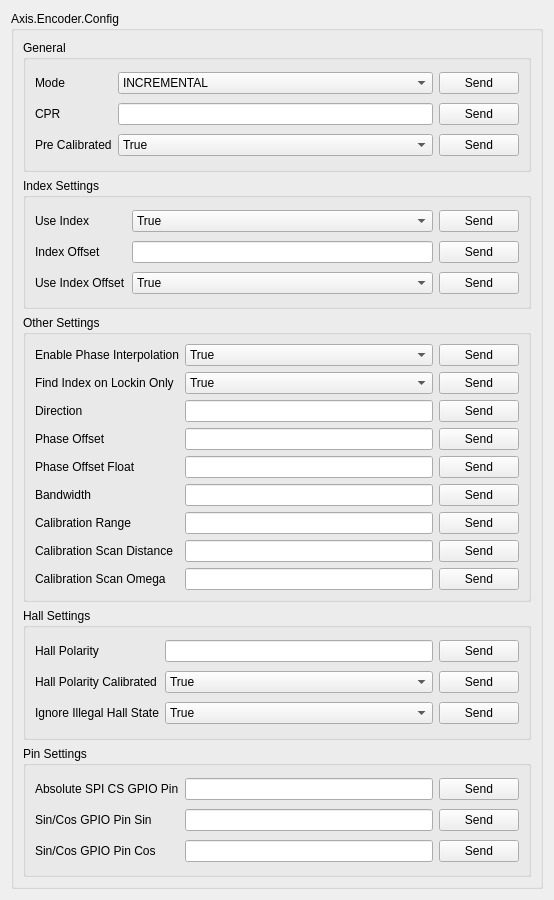
            <widget class="QWidget" name="scrollAreaWidgetContents_2">
             <property name="geometry">
              <rect>
               <x>0</x>
               <y>0</y>
               <width>554</width>
               <height>900</height>
              </rect>
             </property>
             <layout class="QGridLayout" name="gridLayout_36">
              <item row="1" column="0">
               <widget class="QGroupBox" name="groupBox_5">
                <property name="title">
                 <string>Axis.Encoder.Config</string>
                </property>
                <layout class="QGridLayout" name="gridLayout_37">
                 <item row="4" column="0" colspan="3">
                  <widget class="QGroupBox" name="groupBox_6">
                   <property name="title">
                    <string>Index Settings</string>
                   </property>
                   <layout class="QGridLayout" name="gridLayout_38">
                    <item row="0" column="1">
                     <widget class="QComboBox" name="comboBox_2">
                      <item>
                       <property name="text">
                        <string>True</string>
                       </property>
                      </item>
                      <item>
                       <property name="text">
                        <string>False</string>
                       </property>
                      </item>
                     </widget>
                    </item>
                    <item row="1" column="2">
                     <widget class="QPushButton" name="pushButton_8">
                      <property name="text">
                       <string>Send</string>
                      </property>
                     </widget>
                    </item>
                    <item row="0" column="2">
                     <widget class="QPushButton" name="pushButton_7">
                      <property name="text">
                       <string>Send</string>
                      </property>
                     </widget>
                    </item>
                    <item row="1" column="0">
                     <widget class="QLabel" name="label_33">
                      <property name="text">
                       <string>Index Offset</string>
                      </property>
                     </widget>
                    </item>
                    <item row="1" column="1">
                     <widget class="QLineEdit" name="lineEdit_21"/>
                    </item>
                    <item row="0" column="0">
                     <widget class="QLabel" name="label_30">
                      <property name="text">
                       <string>Use Index</string>
                      </property>
                     </widget>
                    </item>
                    <item row="2" column="0">
                     <widget class="QLabel" name="label_27">
                      <property name="text">
                       <string>Use Index Offset</string>
                      </property>
                     </widget>
                    </item>
                    <item row="2" column="1">
                     <widget class="QComboBox" name="comboBox_3">
                      <item>
                       <property name="text">
                        <string>True</string>
                       </property>
                      </item>
                      <item>
                       <property name="text">
                        <string>False</string>
                       </property>
                      </item>
                     </widget>
                    </item>
                    <item row="2" column="2">
                     <widget class="QPushButton" name="pushButton_9">
                      <property name="text">
                       <string>Send</string>
                      </property>
                     </widget>
                    </item>
                   </layout>
                  </widget>
                 </item>
                 <item row="23" column="0" colspan="3">
                  <widget class="QGroupBox" name="groupBox_7">
                   <property name="title">
                    <string>Hall Settings</string>
                   </property>
                   <layout class="QGridLayout" name="gridLayout_39">
                    <item row="0" column="0">
                     <widget class="QLabel" name="label_40">
                      <property name="text">
                       <string>Hall Polarity</string>
                      </property>
                     </widget>
                    </item>
                    <item row="1" column="0">
                     <widget class="QLabel" name="label_41">
                      <property name="text">
                       <string>Hall Polarity Calibrated</string>
                      </property>
                     </widget>
                    </item>
                    <item row="0" column="1">
                     <widget class="QLineEdit" name="lineEdit_34"/>
                    </item>
                    <item row="1" column="2">
                     <widget class="QPushButton" name="pushButton_24">
                      <property name="text">
                       <string>Send</string>
                      </property>
                     </widget>
                    </item>
                    <item row="1" column="1">
                     <widget class="QComboBox" name="comboBox_6">
                      <item>
                       <property name="text">
                        <string>True</string>
                       </property>
                      </item>
                      <item>
                       <property name="text">
                        <string>False</string>
                       </property>
                      </item>
                     </widget>
                    </item>
                    <item row="0" column="2">
                     <widget class="QPushButton" name="pushButton_23">
                      <property name="text">
                       <string>Send</string>
                      </property>
                     </widget>
                    </item>
                    <item row="2" column="0">
                     <widget class="QLabel" name="label_39">
                      <property name="text">
                       <string>Ignore Illegal Hall State</string>
                      </property>
                     </widget>
                    </item>
                    <item row="2" column="1">
                     <widget class="QComboBox" name="comboBox_5">
                      <item>
                       <property name="text">
                        <string>True</string>
                       </property>
                      </item>
                      <item>
                       <property name="text">
                        <string>False</string>
                       </property>
                      </item>
                     </widget>
                    </item>
                    <item row="2" column="2">
                     <widget class="QPushButton" name="pushButton_22">
                      <property name="text">
                       <string>Send</string>
                      </property>
                     </widget>
                    </item>
                   </layout>
                  </widget>
                 </item>
                 <item row="24" column="0" colspan="3">
                  <widget class="QGroupBox" name="groupBox_8">
                   <property name="title">
                    <string>Pin Settings</string>
                   </property>
                   <layout class="QGridLayout" name="gridLayout_40">
                    <item row="0" column="0">
                     <widget class="QLabel" name="label_26">
                      <property name="text">
                       <string>Absolute SPI CS GPIO Pin</string>
                      </property>
                     </widget>
                    </item>
                    <item row="0" column="2">
                     <widget class="QPushButton" name="pushButton_11">
                      <property name="text">
                       <string>Send</string>
                      </property>
                     </widget>
                    </item>
                    <item row="1" column="2">
                     <widget class="QPushButton" name="pushButton_25">
                      <property name="text">
                       <string>Send</string>
                      </property>
                     </widget>
                    </item>
                    <item row="1" column="1">
                     <widget class="QLineEdit" name="lineEdit_36"/>
                    </item>
                    <item row="1" column="0">
                     <widget class="QLabel" name="label_42">
                      <property name="text">
                       <string>Sin/Cos GPIO Pin Sin</string>
                      </property>
                     </widget>
                    </item>
                    <item row="0" column="1">
                     <widget class="QLineEdit" name="lineEdit_23"/>
                    </item>
                    <item row="2" column="1">
                     <widget class="QLineEdit" name="lineEdit_37"/>
                    </item>
                    <item row="2" column="2">
                     <widget class="QPushButton" name="pushButton_26">
                      <property name="text">
                       <string>Send</string>
                      </property>
                     </widget>
                    </item>
                    <item row="2" column="0">
                     <widget class="QLabel" name="label_43">
                      <property name="text">
                       <string>Sin/Cos GPIO Pin Cos</string>
                      </property>
                     </widget>
                    </item>
                   </layout>
                  </widget>
                 </item>
                 <item row="0" column="0" colspan="3">
                  <widget class="QGroupBox" name="groupBox_9">
                   <property name="title">
                    <string>General</string>
                   </property>
                   <layout class="QGridLayout" name="gridLayout_41">
                    <item row="1" column="2">
                     <widget class="QPushButton" name="pushButton_12">
                      <property name="text">
                       <string>Send</string>
                      </property>
                     </widget>
                    </item>
                    <item row="0" column="0">
                     <widget class="QLabel" name="label_21">
                      <property name="text">
                       <string>Mode</string>
                      </property>
                     </widget>
                    </item>
                    <item row="0" column="2">
                     <widget class="QPushButton" name="pushButton_6">
                      <property name="text">
                       <string>Send</string>
                      </property>
                     </widget>
                    </item>
                    <item row="1" column="0">
                     <widget class="QLabel" name="label_34">
                      <property name="text">
                       <string>CPR</string>
                      </property>
                     </widget>
                    </item>
                    <item row="0" column="1">
                     <widget class="QComboBox" name="comboBox">
                      <item>
                       <property name="text">
                        <string>INCREMENTAL</string>
                       </property>
                      </item>
                      <item>
                       <property name="text">
                        <string>HALL</string>
                       </property>
                      </item>
                      <item>
                       <property name="text">
                        <string>SINCOS</string>
                       </property>
                      </item>
                      <item>
                       <property name="text">
                        <string>SPI_ABS_CUI</string>
                       </property>
                      </item>
                      <item>
                       <property name="text">
                        <string>SPI_ABS_AMS</string>
                       </property>
                      </item>
                      <item>
                       <property name="text">
                        <string>SPI_ABS_AEAT</string>
                       </property>
                      </item>
                      <item>
                       <property name="text">
                        <string>SPI_ABS_RLS</string>
                       </property>
                      </item>
                      <item>
                       <property name="text">
                        <string>SPI_ABS_MA732</string>
                       </property>
                      </item>
                     </widget>
                    </item>
                    <item row="1" column="1">
                     <widget class="QLineEdit" name="lineEdit_24"/>
                    </item>
                    <item row="3" column="0">
                     <widget class="QLabel" name="label_23">
                      <property name="text">
                       <string>Pre Calibrated</string>
                      </property>
                     </widget>
                    </item>
                    <item row="3" column="1">
                     <widget class="QComboBox" name="comboBox_7">
                      <item>
                       <property name="text">
                        <string>True</string>
                       </property>
                      </item>
                      <item>
                       <property name="text">
                        <string>False</string>
                       </property>
                      </item>
                     </widget>
                    </item>
                    <item row="3" column="2">
                     <widget class="QPushButton" name="pushButton_16">
                      <property name="text">
                       <string>Send</string>
                      </property>
                     </widget>
                    </item>
                   </layout>
                  </widget>
                 </item>
                 <item row="5" column="0" colspan="3">
                  <widget class="QGroupBox" name="groupBox_10">
                   <property name="title">
                    <string>Other Settings</string>
                   </property>
                   <layout class="QGridLayout" name="gridLayout_42">
                    <item row="2" column="0">
                     <widget class="QLabel" name="label_25">
                      <property name="text">
                       <string>Direction</string>
                      </property>
                     </widget>
                    </item>
                    <item row="2" column="1">
                     <widget class="QLineEdit" name="lineEdit_40"/>
                    </item>
                    <item row="2" column="2">
                     <widget class="QPushButton" name="pushButton_15">
                      <property name="text">
                       <string>Send</string>
                      </property>
                     </widget>
                    </item>
                    <item row="3" column="1">
                     <widget class="QLineEdit" name="lineEdit_27"/>
                    </item>
                    <item row="4" column="1">
                     <widget class="QLineEdit" name="lineEdit_28"/>
                    </item>
                    <item row="6" column="1">
                     <widget class="QLineEdit" name="lineEdit_30"/>
                    </item>
                    <item row="7" column="1">
                     <widget class="QLineEdit" name="lineEdit_31"/>
                    </item>
                    <item row="5" column="1">
                     <widget class="QLineEdit" name="lineEdit_29"/>
                    </item>
                    <item row="8" column="1">
                     <widget class="QLineEdit" name="lineEdit_32"/>
                    </item>
                    <item row="8" column="0">
                     <widget class="QLabel" name="label_38">
                      <property name="text">
                       <string>Calibration Scan Omega</string>
                      </property>
                     </widget>
                    </item>
                    <item row="6" column="2">
                     <widget class="QPushButton" name="pushButton_19">
                      <property name="text">
                       <string>Send</string>
                      </property>
                     </widget>
                    </item>
                    <item row="6" column="0">
                     <widget class="QLabel" name="label_36">
                      <property name="text">
                       <string>Calibration Range</string>
                      </property>
                     </widget>
                    </item>
                    <item row="3" column="0">
                     <widget class="QLabel" name="label_22">
                      <property name="text">
                       <string>Phase Offset</string>
                      </property>
                     </widget>
                    </item>
                    <item row="5" column="0">
                     <widget class="QLabel" name="label_35">
                      <property name="text">
                       <string>Bandwidth</string>
                      </property>
                     </widget>
                    </item>
                    <item row="7" column="0">
                     <widget class="QLabel" name="label_37">
                      <property name="text">
                       <string>Calibration Scan Distance</string>
                      </property>
                     </widget>
                    </item>
                    <item row="4" column="0">
                     <widget class="QLabel" name="label_31">
                      <property name="text">
                       <string>Phase Offset Float</string>
                      </property>
                     </widget>
                    </item>
                    <item row="3" column="2">
                     <widget class="QPushButton" name="pushButton_13">
                      <property name="text">
                       <string>Send</string>
                      </property>
                     </widget>
                    </item>
                    <item row="5" column="2">
                     <widget class="QPushButton" name="pushButton_18">
                      <property name="text">
                       <string>Send</string>
                      </property>
                     </widget>
                    </item>
                    <item row="7" column="2">
                     <widget class="QPushButton" name="pushButton_20">
                      <property name="text">
                       <string>Send</string>
                      </property>
                     </widget>
                    </item>
                    <item row="4" column="2">
                     <widget class="QPushButton" name="pushButton_14">
                      <property name="text">
                       <string>Send</string>
                      </property>
                     </widget>
                    </item>
                    <item row="8" column="2">
                     <widget class="QPushButton" name="pushButton_21">
                      <property name="text">
                       <string>Send</string>
                      </property>
                     </widget>
                    </item>
                    <item row="0" column="2">
                     <widget class="QPushButton" name="pushButton_17">
                      <property name="text">
                       <string>Send</string>
                      </property>
                     </widget>
                    </item>
                    <item row="0" column="0">
                     <widget class="QLabel" name="label_24">
                      <property name="text">
                       <string>Enable Phase Interpolation</string>
                      </property>
                     </widget>
                    </item>
                    <item row="0" column="1">
                     <widget class="QComboBox" name="comboBox_8">
                      <item>
                       <property name="text">
                        <string>True</string>
                       </property>
                      </item>
                      <item>
                       <property name="text">
                        <string>False</string>
                       </property>
                      </item>
                     </widget>
                    </item>
                    <item row="1" column="2">
                     <widget class="QPushButton" name="pushButton_10">
                      <property name="text">
                       <string>Send</string>
                      </property>
                     </widget>
                    </item>
                    <item row="1" column="1">
                     <widget class="QComboBox" name="comboBox_4">
                      <item>
                       <property name="text">
                        <string>True</string>
                       </property>
                      </item>
                      <item>
                       <property name="text">
                        <string>False</string>
                       </property>
                      </item>
                     </widget>
                    </item>
                    <item row="1" column="0">
                     <widget class="QLabel" name="label_32">
                      <property name="text">
                       <string>Find Index on Lockin Only</string>
                      </property>
                     </widget>
                    </item>
                   </layout>
                  </widget>
                 </item>
                </layout>
               </widget>
              </item>
             </layout>
            </widget>
